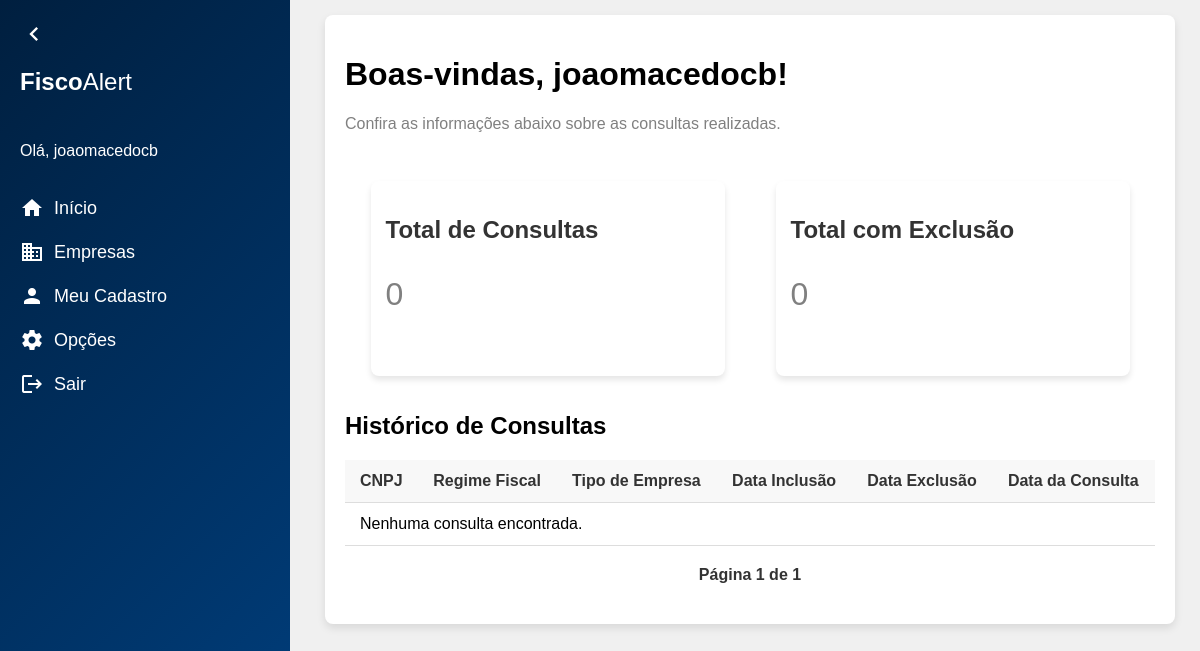
The app's page / (signed in), older data.
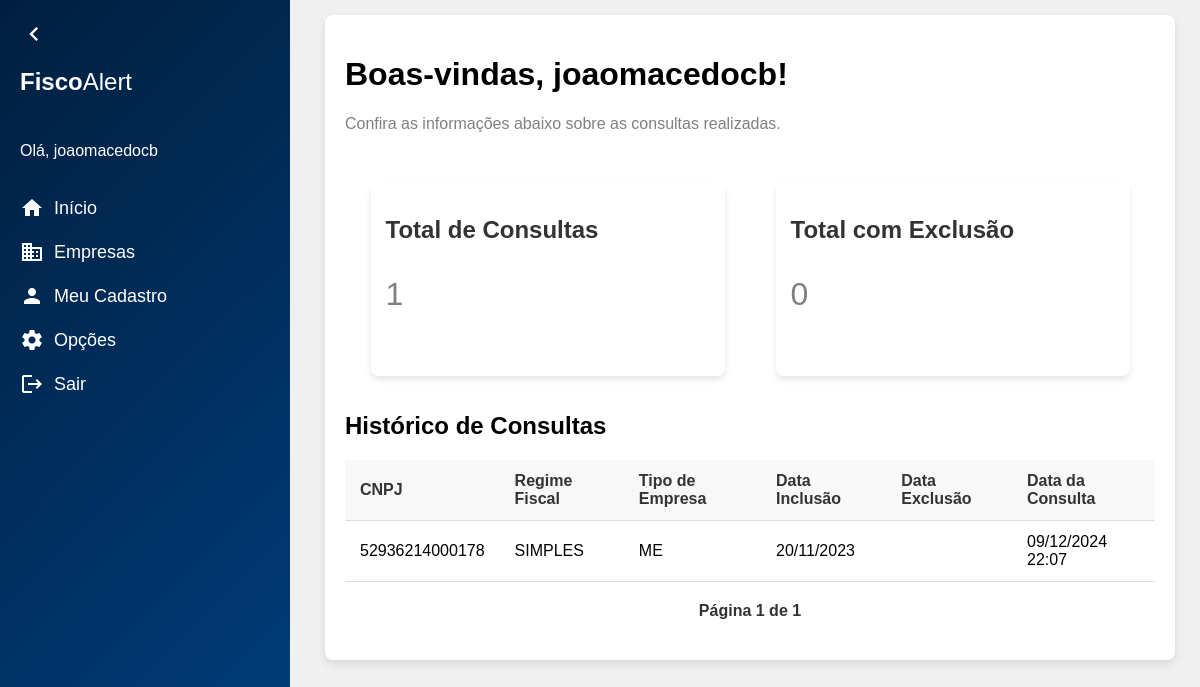
The same page, newer data.
### clientes/models.py (models this page shows, shortened)
class ConsultaHistorico(models.Model):
    cnpj = models.CharField(max_length=14, verbose_name="CNPJ", db_index=True)
    regime_fiscal = models.CharField(max_length=100, verbose_name="Regime Fiscal", blank=True, null=True)
    tipo_empresa = models.CharField(max_length=100, verbose_name="Tipo Empresa", blank= True, null= True)
    data_inclusao = models.DateField(blank= True, null= True)
    data_exclusao = models.DateField(blank= True, null= True)
    data_consulta = models.DateTimeField(auto_now_add=True, verbose_name="Data da Consulta")
    escritorio = models.CharField(max_length=100, verbose_name="Escritorio", blank= True, null = True)
    class Meta:
        verbose_name = "Histórico de Consulta"
        verbose_name_plural = "Históricos de Consulta"
        ordering = ['-data_consulta']

### inicio/views.py (the view)
# urls.py: path('', inicio_view, name='inicio'),
@login_required
def inicio_view(request):
    total_consultas = ConsultaHistorico.objects.count()
    total_exclusoes = ConsultaHistorico.objects.filter(data_exclusao__isnull=False).count()
    consultas_list = ConsultaHistorico.objects.all().order_by('-data_consulta')
    paginator = Paginator(consultas_list, 10)
    page_number = request.GET.get('page')
    consultas = paginator.get_page(page_number)
    context = {
        'total_consultas': total_consultas,
        'total_exclusoes': total_exclusoes,
        'consultas': consultas,
    }
    return render(request, 'inicio.html', context)

### inicio/templates/inicio.html (shortened to what this page needs)
{% extends "base.html" %}
{% block content %}
<div class="content">
    <div class="container">
        <header>
            <h1>Boas-vindas, {{ user.username }}!</h1>
            <p>Confira as informações abaixo sobre as consultas realizadas.</p>
        </header>
        <div class="cards">
            <div class="card">
                <h2>Total de Consultas</h2>
                <p>{{ total_consultas }}</p>
            </div>
            <div class="card">
                <h2>Total com Exclusão</h2>
                <p>{{ total_exclusoes }}</p>
            </div>
        </div>
        <div class="historico">
            <h2>Histórico de Consultas</h2>
            <table>
                <thead>
                    <tr>
                        <th>CNPJ</th>
                        <th>Regime Fiscal</th>
                        <th>Tipo de Empresa</th>
                        <th>Data Inclusão</th>
                        <th>Data Exclusão</th>
                        <th>Data da Consulta</th>
                    </tr>
                </thead>
                <tbody>
                    {% for consulta in consultas %}
                    <tr>
                        <td>{{ consulta.cnpj }}</td>
                        <td>{{ consulta.regime_fiscal }}</td>
                        <td>{{ consulta.tipo_empresa }}</td>
                        <td>{{ consulta.data_inclusao|date:"d/m/Y" }}</td>
                        <td>{{ consulta.data_exclusao|date:"d/m/Y" }}</td>
                        <td>{{ consulta.data_consulta|date:"d/m/Y H:i" }}</td>
                    </tr>
                    {% empty %}
                    <tr>
                        <td colspan="6">Nenhuma consulta encontrada.</td>
                    </tr>
                    {% endfor %}
                </tbody>
            </table>
            <div class="pagination">
                <span class="step-links">
                    <span>Página {{ consultas.number }} de {{ consultas.paginator.num_pages }}</span>
                </span>
            </div>
        </div>
    </div>
    {% endblock %}

Row changes from the older to the newer data that the page shows:
added ConsultaHistorico: cnpj "52936214000178", regime_fiscal "SIMPLES", tipo_empresa "ME", data_inclusao "20/11/2023", data_consulta "09/12/2024 22:07"
Text that changed along with them:
{{ total_consultas }}: "0" → "1"
text no longer shown: "Nenhuma consulta encontrada."
